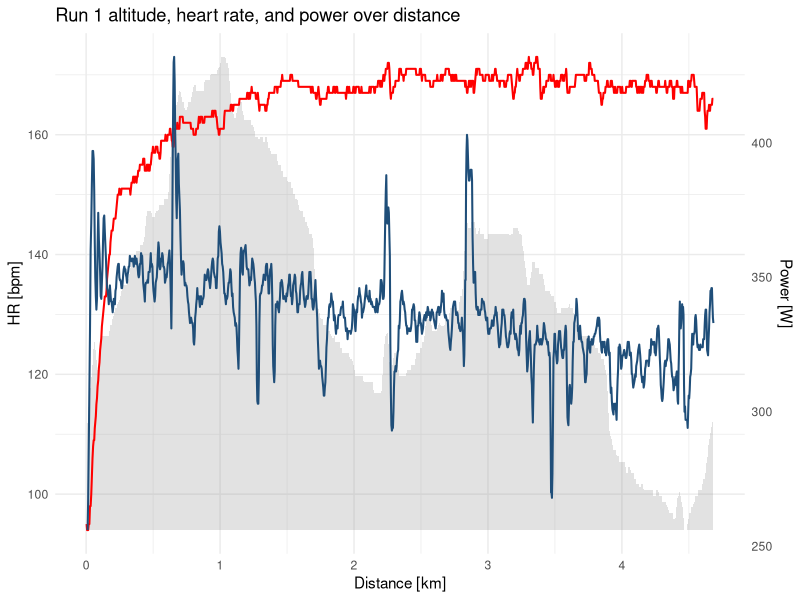
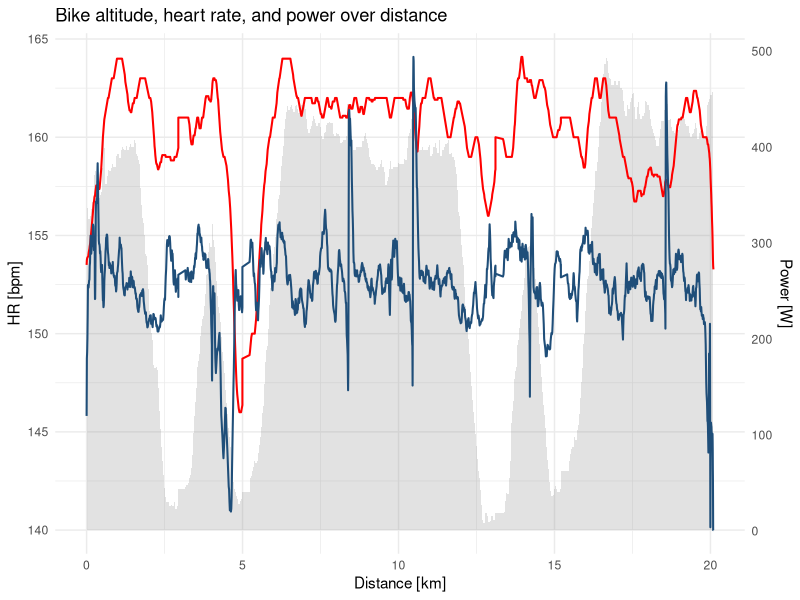
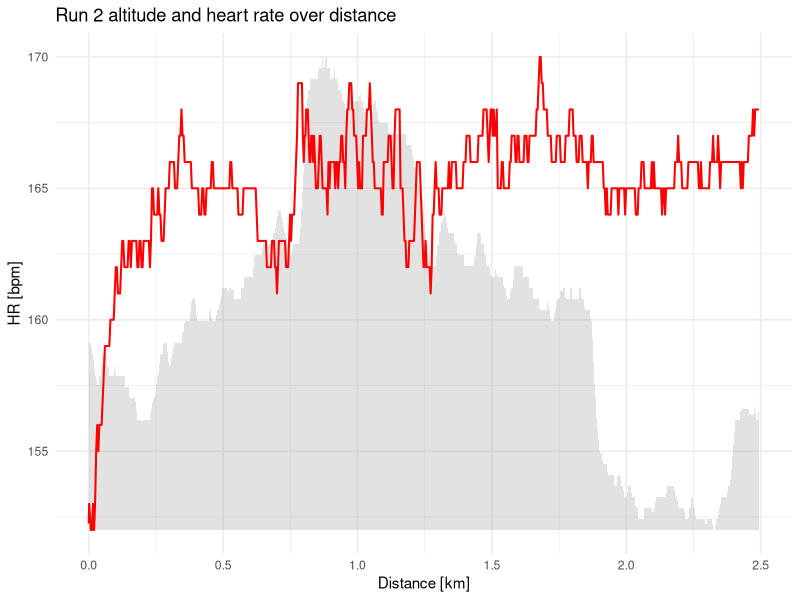
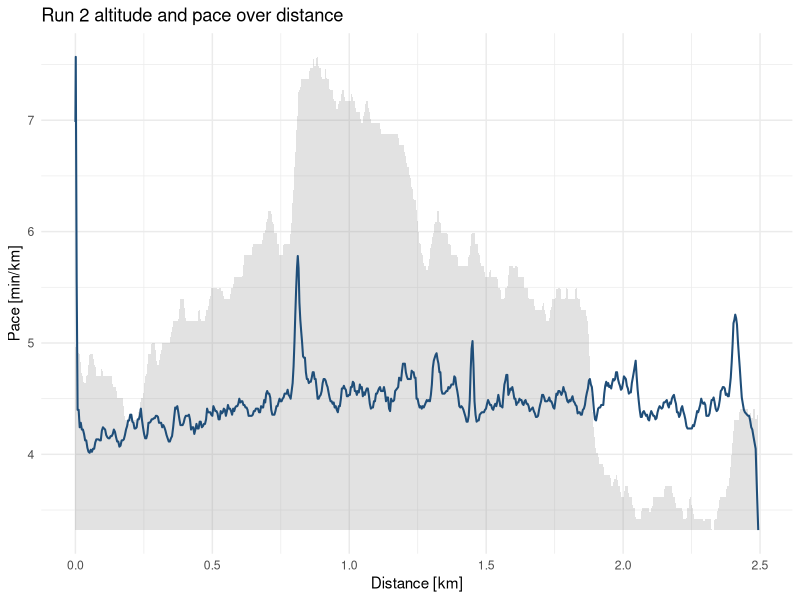

The R script that drew these images, in order:
## ---- chunk 1
#| echo: false
#| warning: false
#| message: false

library(dplyr)
library(ggplot2)

activities_metadata <- read.csv(
  "analysis_data/activities_metadata.csv",
  check.names = FALSE,
  stringsAsFactors = FALSE
)

activities_data <- read.csv(
  "analysis_data/activities_data.csv",
  check.names = FALSE,
  stringsAsFactors = FALSE,
  na.strings = c("NA", "")
)

run_1_id <- activities_metadata |>
  filter(EVENT_TYPE == "RUN") |>
  distinct(ID) |>
  slice(1) |>
  pull(ID)

run_1_data <- activities_data |>
  filter(ID == run_1_id) |>
  transmute(
    secs = as.numeric(SECS),
    distance_km = KM,
    altitude_m = ALT,
    pace_min_km = as.numeric(PACE),
    hr_bpm = na_if(as.numeric(HR), 0),
    power_w = na_if(as.numeric(WATTS), 0)
  ) |>
  filter(!is.na(pace_min_km))

pace_min <- min(run_1_data$pace_min_km, na.rm = TRUE)
pace_max <- max(run_1_data$pace_min_km, na.rm = TRUE)
hr_min <- min(run_1_data$hr_bpm, na.rm = TRUE)
hr_max <- max(run_1_data$hr_bpm, na.rm = TRUE)
power_min <- min(run_1_data$power_w, na.rm = TRUE)
power_max <- max(run_1_data$power_w, na.rm = TRUE)
alt_min <- min(run_1_data$altitude_m, na.rm = TRUE)
alt_max <- max(run_1_data$altitude_m, na.rm = TRUE)

alt_span <- alt_max - alt_min

if (pace_max == pace_min) {
  pace_max <- pace_min + 1
}

if (hr_max == hr_min) {
  hr_max <- hr_min + 1
}

if (power_max == power_min) {
  power_max <- power_min + 1
}

scale_altitude <- function(altitude, y_min, y_max) {
  y_min + ((altitude - alt_min) / ifelse(alt_span == 0, 1, alt_span)) *
    (y_max - y_min)
}

scale_power_to_hr <- function(power) {
  hr_min + ((power - power_min) / (power_max - power_min)) * (hr_max - hr_min)
}

scale_hr_to_power <- function(hr) {
  power_min + ((hr - hr_min) / (hr_max - hr_min)) * (power_max - power_min)
}

run_1_plot_data <- run_1_data |>
  mutate(
    altitude_scaled_hr = scale_altitude(altitude_m, hr_min, hr_max),
    power_scaled_hr = scale_power_to_hr(power_w)
  )

pace_plot_start_secs <- run_1_plot_data |>
  filter(pace_min_km <= 4) |>
  summarise(start_secs = min(secs, na.rm = TRUE)) |>
  pull(start_secs)

run_1_pace_plot_data <- run_1_plot_data |>
  filter(secs >= pace_plot_start_secs)

pace_plot_min <- min(run_1_pace_plot_data$pace_min_km, na.rm = TRUE)
pace_plot_max <- max(run_1_pace_plot_data$pace_min_km, na.rm = TRUE)

if (pace_plot_max == pace_plot_min) {
  pace_plot_max <- pace_plot_min + 1
}

run_1_pace_plot_data <- run_1_pace_plot_data |>
  mutate(
    altitude_scaled_pace = scale_altitude(altitude_m, pace_plot_min, pace_plot_max)
  )

ggplot(run_1_plot_data, aes(x = distance_km)) +
  geom_ribbon(
    aes(ymin = hr_min, ymax = altitude_scaled_hr),
    fill = "grey55",
    alpha = 0.25
  ) +
  geom_line(
    aes(y = hr_bpm),
    linewidth = 0.7,
    color = "red",
    na.rm = TRUE
  ) +
  geom_line(
    aes(y = power_scaled_hr),
    linewidth = 0.7,
    color = "#1f4e79",
    na.rm = TRUE
  ) +
  scale_y_continuous(
    name = "HR [bpm]",
    limits = c(hr_min, hr_max),
    sec.axis = sec_axis(~ scale_hr_to_power(.), name = "Power [W]")
  ) +
  labs(
    x = "Distance [km]",
    title = "Run 1 altitude, heart rate, and power over distance"
  ) +
  theme_minimal(base_size = 11)

## ---- chunk 2
#| echo: false
#| warning: false
#| message: false

bike_id <- activities_metadata |>
  filter(EVENT_TYPE == "BIKE") |>
  distinct(ID) |>
  slice(1) |>
  pull(ID)

rolling_time_avg <- function(values, secs, window_seconds = 10) {
  vapply(seq_along(values), function(i) {
    in_window <- secs >= (secs[i] - window_seconds) & secs <= secs[i]
    mean(values[in_window], na.rm = TRUE)
  }, numeric(1))
}

bike_data <- activities_data |>
  filter(ID == bike_id) |>
  transmute(
    secs = as.numeric(SECS),
    distance_km = KM,
    altitude_m = ALT,
    power_w = na_if(as.numeric(WATTS), 0),
    hr_bpm = na_if(as.numeric(HR), 0)
  ) |>
  arrange(secs) |>
  mutate(
    power_10s_w = rolling_time_avg(power_w, secs),
    hr_10s_bpm = rolling_time_avg(hr_bpm, secs)
  ) |>
  filter(!is.na(power_10s_w))

power_min <- min(bike_data$power_10s_w, na.rm = TRUE)
power_max <- max(bike_data$power_10s_w, na.rm = TRUE)
hr_min <- min(bike_data$hr_10s_bpm, na.rm = TRUE)
hr_max <- max(bike_data$hr_10s_bpm, na.rm = TRUE)
alt_min <- min(bike_data$altitude_m, na.rm = TRUE)
alt_max <- max(bike_data$altitude_m, na.rm = TRUE)

hr_plot_min <- 140
hr_plot_max <- hr_max
alt_span <- alt_max - alt_min

if (power_max == power_min) {
  power_max <- power_min + 1
}

if (hr_plot_max == hr_plot_min) {
  hr_plot_max <- hr_plot_min + 1
}

scale_altitude <- function(altitude, y_min, y_max) {
  y_min + ((altitude - alt_min) / ifelse(alt_span == 0, 1, alt_span)) *
    (y_max - y_min)
}

scale_power_to_hr <- function(power) {
  hr_plot_min + ((power - power_min) / (power_max - power_min)) *
    (hr_plot_max - hr_plot_min)
}

scale_hr_to_power <- function(hr) {
  power_min + ((hr - hr_plot_min) / (hr_plot_max - hr_plot_min)) *
    (power_max - power_min)
}

bike_plot_data <- bike_data |>
  mutate(
    altitude_scaled_hr = scale_altitude(altitude_m, hr_plot_min, hr_plot_max),
    power_scaled_hr = scale_power_to_hr(power_10s_w)
  )

ggplot(bike_plot_data, aes(x = distance_km)) +
  geom_ribbon(
    aes(ymin = hr_plot_min, ymax = altitude_scaled_hr),
    fill = "grey55",
    alpha = 0.25
  ) +
  geom_line(
    aes(y = hr_10s_bpm),
    linewidth = 0.7,
    color = "red",
    na.rm = TRUE
  ) +
  geom_line(
    aes(y = power_scaled_hr),
    linewidth = 0.7,
    color = "#1f4e79",
    na.rm = TRUE
  ) +
  scale_y_continuous(
    name = "HR [bpm]",
    limits = c(hr_plot_min, hr_plot_max),
    sec.axis = sec_axis(~ scale_hr_to_power(.), name = "Power [W]")
  ) +
  labs(
    x = "Distance [km]",
    title = "Bike altitude, heart rate, and power over distance"
  ) +
  theme_minimal(base_size = 11)
## ---- chunk 3
#| echo: false
#| warning: false
#| message: false

run_2_id <- activities_metadata |>
  filter(EVENT_TYPE == "RUN") |>
  distinct(ID) |>
  slice(2) |>
  pull(ID)

run_2_data <- activities_data |>
  filter(ID == run_2_id) |>
  transmute(
    secs = as.numeric(SECS),
    distance_km = KM,
    altitude_m = ALT,
    pace_min_km = as.numeric(PACE),
    hr_bpm = na_if(as.numeric(HR), 0),
    power_w = na_if(as.numeric(WATTS), 0)
  ) |>
  filter(!is.na(pace_min_km))

pace_min <- min(run_2_data$pace_min_km, na.rm = TRUE)
pace_max <- max(run_2_data$pace_min_km, na.rm = TRUE)
hr_min <- min(run_2_data$hr_bpm, na.rm = TRUE)
hr_max <- max(run_2_data$hr_bpm, na.rm = TRUE)
has_run_2_power <- any(!is.na(run_2_data$power_w))
power_min <- if (has_run_2_power) min(run_2_data$power_w, na.rm = TRUE) else NA_real_
power_max <- if (has_run_2_power) max(run_2_data$power_w, na.rm = TRUE) else NA_real_
alt_min <- min(run_2_data$altitude_m, na.rm = TRUE)
alt_max <- max(run_2_data$altitude_m, na.rm = TRUE)

alt_span <- alt_max - alt_min

if (pace_max == pace_min) {
  pace_max <- pace_min + 1
}

if (hr_max == hr_min) {
  hr_max <- hr_min + 1
}

if (has_run_2_power && power_max == power_min) {
  power_max <- power_min + 1
}

scale_altitude <- function(altitude, y_min, y_max) {
  y_min + ((altitude - alt_min) / ifelse(alt_span == 0, 1, alt_span)) *
    (y_max - y_min)
}

run_2_plot_data <- run_2_data |>
  mutate(
    altitude_scaled_hr = scale_altitude(altitude_m, hr_min, hr_max)
  )

if (has_run_2_power) {
  scale_power_to_hr <- function(power) {
    hr_min + ((power - power_min) / (power_max - power_min)) * (hr_max - hr_min)
  }

  scale_hr_to_power <- function(hr) {
    power_min + ((hr - hr_min) / (hr_max - hr_min)) * (power_max - power_min)
  }

  run_2_plot_data <- run_2_plot_data |>
    mutate(
      power_scaled_hr = scale_power_to_hr(power_w)
    )
}

run_2_pace_plot_data <- run_2_plot_data

pace_plot_min <- min(run_2_pace_plot_data$pace_min_km, na.rm = TRUE)
pace_plot_max <- max(run_2_pace_plot_data$pace_min_km, na.rm = TRUE)

if (pace_plot_max == pace_plot_min) {
  pace_plot_max <- pace_plot_min + 1
}

run_2_pace_plot_data <- run_2_pace_plot_data |>
  mutate(
    altitude_scaled_pace = scale_altitude(altitude_m, pace_plot_min, pace_plot_max)
  )

run_2_hr_power_plot <- ggplot(run_2_plot_data, aes(x = distance_km)) +
  geom_ribbon(
    aes(ymin = hr_min, ymax = altitude_scaled_hr),
    fill = "grey55",
    alpha = 0.25
  ) +
  geom_line(
    aes(y = hr_bpm),
    linewidth = 0.7,
    color = "red",
    na.rm = TRUE
  ) +
  labs(
    x = "Distance [km]",
    title = if (has_run_2_power) {
      "Run 2 altitude, heart rate, and power over distance"
    } else {
      "Run 2 altitude and heart rate over distance"
    }
  ) +
  theme_minimal(base_size = 11)

if (has_run_2_power) {
  run_2_hr_power_plot <- run_2_hr_power_plot +
    geom_line(
      aes(y = power_scaled_hr),
      linewidth = 0.7,
      color = "#1f4e79",
      na.rm = TRUE
    ) +
    scale_y_continuous(
      name = "HR [bpm]",
      limits = c(hr_min, hr_max),
      sec.axis = sec_axis(~ scale_hr_to_power(.), name = "Power [W]")
    )
} else {
  run_2_hr_power_plot <- run_2_hr_power_plot +
    scale_y_continuous(
      name = "HR [bpm]",
      limits = c(hr_min, hr_max)
    )
}

run_2_hr_power_plot

ggplot(run_2_pace_plot_data, aes(x = distance_km)) +
  geom_ribbon(
    aes(ymin = pace_plot_min, ymax = altitude_scaled_pace),
    fill = "grey55",
    alpha = 0.25
  ) +
  geom_line(
    aes(y = pace_min_km),
    linewidth = 0.7,
    color = "#1f4e79"
  ) +
  scale_y_continuous(
    name = "Pace [min/km]",
    limits = c(pace_plot_min, pace_plot_max)
  ) +
  labs(
    x = "Distance [km]",
    title = "Run 2 altitude and pace over distance"
  ) +
  theme_minimal(base_size = 11)
## ---- chunk 4
#| echo: false
#| warning: false
#| message: false

format_finish_time <- function(seconds) {
  total_seconds <- round(as.numeric(seconds))
  hours <- total_seconds %/% 3600
  minutes <- (total_seconds %% 3600) %/% 60
  secs <- total_seconds %% 60
  sprintf("%d:%02d:%02d", hours, minutes, secs)
}

all_races <- read.csv(
  "analysis_data/all_races.csv",
  check.names = FALSE,
  stringsAsFactors = FALSE
)

top_men_40_49 <- all_races |>
  filter(CATEGORY == "Men40-49") |>
  arrange(RANKING_CATEGORY) |>
  slice_head(n = 3) |>
  transmute(
    Name = ATHLETE,
    `Age Group Rank` = RANKING_CATEGORY,
    `Overall Rank` = RANKING_OVERALL,
    `Finishing Time` = format_finish_time(RESULT_FINAL)
  )

knitr::kable(top_men_40_49, align = c("l", "r", "r", "r"))
